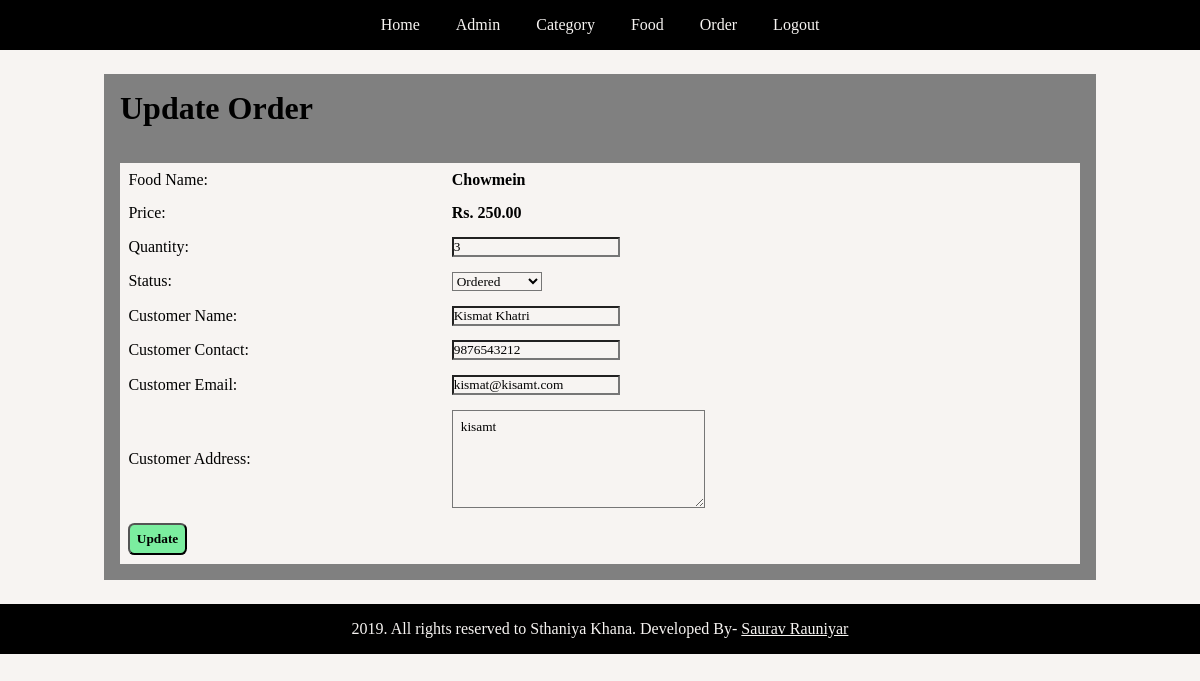
The app's page /admin/update-order.php?id=3 (signed in) with its own data.
### tables this page shows
CREATE TABLE `tbl_order` (
  `id` int(10) UNSIGNED NOT NULL,
  `food` varchar(100) NOT NULL,
  `price` decimal(10,2) NOT NULL,
  `qty` int(11) NOT NULL,
  `order_date` datetime NOT NULL,
  `status` varchar(10) NOT NULL,
  `customer_name` varchar(30) NOT NULL,
  `customer_contact` varchar(10) NOT NULL,
  `customer_email` varchar(25) NOT NULL,
  `customer_address` varchar(255) NOT NULL,
  `total` decimal(10,0) NOT NULL
);

### admin/update-order.php (the view, shortened to what this page needs)
<?php include('partials/navbar.php'); ?>
<div class="main-content">
    <div class="wrapper">
    <h1>Update Order</h1>
    <br><br>
    <?php
        if (isset($_GET['id']))
        {
            $id = $_GET['id'];
            $sql = "SELECT * FROM tbl_order WHERE id = $id";
            $res = mysqli_query($conn, $sql);
            $count = mysqli_num_rows($res);
            if ($count ==1 )
            {
                while ($row = mysqli_fetch_assoc($res))
                {
                    $food = $row['food'];
                    $price = $row['price'];
                    $qty = $row['qty'];
                    $status = $row['status'];
                    $customer_name = $row['customer_name'];
                    $customer_contact = $row['customer_contact'];
                    $customer_email = $row['customer_email'];
                    $customer_address = $row['customer_address'];
                }
            }
            else
            {
                header('location:'.SETURL.'admin/manage-order.php');
            }
        }
        else
        {
            header("location:".SETURL.'admin/manage-order.php');
        }
    ?>
    <form action="" method="POST">
        <table class="tbl-full">
            <tr>
                <td>Food Name:</td>
                <td><b><?php echo $food; ?></b></td>
            </tr>
            <tr>
                <td>Price:</td>
                <td><b>Rs. <?php echo $price; ?></b></td>
            </tr>
            <tr>
                <td>Quantity:</td>
                <td>
                    <input type="number" name="qty" value = "<?php echo $qty;?>">
                </td>
            </tr>
            <tr>
                <td>Status:</td>
                <td>
                    <select name="status">
                        <option <?php if($status == "Ordered") {echo "selected"; } ?> value="Ordered">Ordered</option>
                    </select>
                </td>
            </tr>
            <tr>
                <td>Customer Name:</td>
                <td>
                    <input type="text" name="customer_name" value="<?php echo $customer_name;?>">
                </td>
            </tr>
            <tr>
                <td>Customer Contact:</td>
                <td>
                    <input type="text" name="customer_contact" value="<?php echo $customer_contact ;?>">
                </td>
            </tr>
            <tr>
                <td>Customer Email:</td>
                <td>
                    <input type="text" name="customer_email" value="<?php echo $customer_email ;?>">
                </td>
            </tr>
            <tr>
                <td>Customer Address:</td>
                <td>
                    <textarea  name="customer_address" cols="30" rows="5" style="padding:0.5rem;"><?php echo $customer_address ;?></textarea>
                </td>
            </tr>
            <tr>
                <td colspan='2'>
                    <button type="submit" name='submit' class='btn-secondary'>Update</button>
                </td>
            </tr>
        </table>
    </form>
    </div>
</div>
<?php include('partials/footer.php'); ?>

### css/admin.css (style rules this page uses)
* { margin: 0 0; padding: 0 0; font-family: 'Satisfy', cursive; background-color: #F7F4F2; color: black; }
.wrapper { padding: 1rem; width: 80vw; margin: 0 auto; }
.tbl-full { width: 100%; }
table tr td { padding: 0.4rem; text-align: left; }
.btn-secondary { background-color: #7bed9f ; color: black; padding: 0.4rem; text-decoration: none; font-weight: bold; border-radius: 0.4rem; }
.main-content { padding: 1.5rem 0; }
.main-content .wrapper { background-color: gray ; }
.main-content .wrapper h1 { background-color: gray ; }

### records on screen
tbl_order: food "Chowmein", price "250.00", qty "3", status "Ordered", customer_name "Kismat Khatri", customer_contact "9876543212", customer_email "kismat@kisamt.com", customer_address "kisamt"
